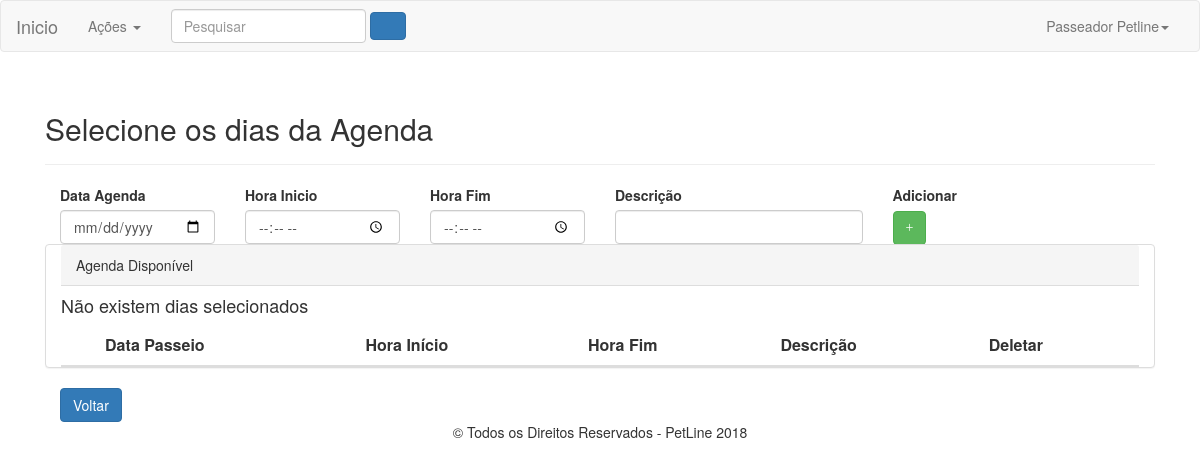
Before: /cadastro_agenda.php (signed in) with the older database file.
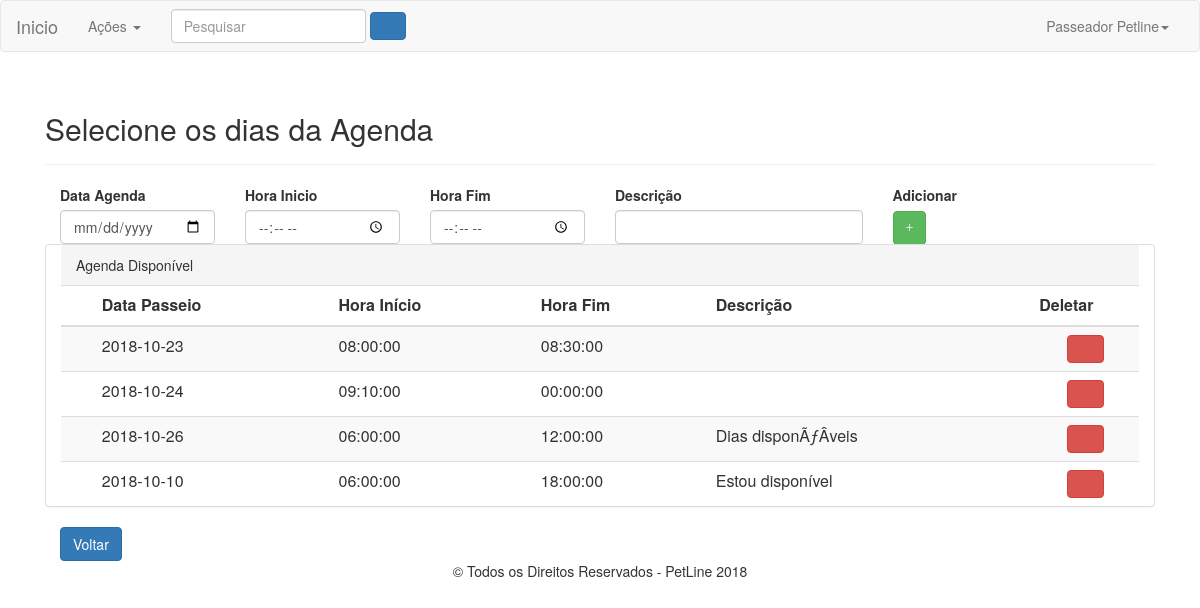
After: the same page with the newer database file.
### tables this page shows
CREATE TABLE `agenda` (
  `id` int(11) NOT NULL AUTO_INCREMENT,
  `dt_passeio` date NOT NULL,
  `hora_inicio` time DEFAULT NULL,
  `hora_fim` time DEFAULT NULL,
  `descricao` text,
  `ativo` char(1) DEFAULT NULL,
  `id_usuario` int(11) DEFAULT NULL,
  `dt_alteracao` timestamp NOT NULL DEFAULT CURRENT_TIMESTAMP ON UPDATE CURRENT_TIMESTAMP,
  PRIMARY KEY (`id`),
  KEY `idx_agenda` (`id`),
  KEY `fk_id_usuario` (`id_usuario`),
  CONSTRAINT `fk_id_usuario` FOREIGN KEY (`id_usuario`) REFERENCES `usuario` (`id`)
);

### cadastro_agenda.php (the view, shortened to what this page needs)
<?php
include "cabecalho.php";
$id = $_SESSION['id'];
?>
<div class="container">
    <div class="col-md-12">
        <div class="page-header">
            <h2>Selecione os dias da Agenda</h2>
        </div>
        <form action="cadastro_agenda.php?add" method="post" name="cadastro_agenda" id="cadastro_agenda">
            <div class="form-row">
                <div class="col-md-2">
                    <label for="dt_passeio">Data Agenda</label>
                    <input type="date" class="form-control" name="dt_passeio" id="dt_passeio">
                </div>
                <div class="col-md-2">
                    <label for="hora_inicio">Hora Inicio</label>
                    <input type="time" class="form-control" name="hora_inicio" id="hora_inicio">
                </div>
                <div class="col-md-2">
                    <label for="hora_fim">Hora Fim</label>
                    <input type="time" class="form-control" name="hora_fim" id="hora_fim">
                </div>
                <div class="col-md-3">
                    <label for="descricao_agenda">Descrição</label>
                    <input type="text" class="form-control" name="descricao_agenda" id="descricao_agenda">
                </div>
                <div class="col-md-1">
                    <label for="add">Adicionar</label> <br>
                    <button type="submit" class="btn btn-success glyphicon glyphicon-plus"></button>
                </div> <br>
                <?php
                    $sqlConsultaDia = "SELECT id, dt_passeio, hora_inicio, hora_fim, descricao FROM agenda WHERE id_usuario = $id";
                    $resultadoConsultaDia = mysqli_query($conn,$sqlConsultaDia);
                    $contadorConsultaDia = mysqli_num_rows($resultadoConsultaDia);
                ?>
                <div class="panel panel-default col-md-12">
                    <div class="panel-heading">Agenda Disponível</div>
                <table class="table table-striped">
                    <thead>
                        <tr>
                        <th scope="col"></th>
                        <th scope="col">Data Passeio</th>
                        <th scope="col">Hora Início</th>
                        <th scope="col">Hora Fim</th>
                        <th scope="col">Descrição</th>
                        <th scope="col">Deletar</th>
                        </tr>
                    </thead>
                    <tbody>
                    <?php
                        if ($contadorConsultaDia > 0) {
                            while ($linhaConsultaDia = $resultadoConsultaDia -> fetch_array(MYSQLI_ASSOC)) {
                                $dt_passeio = $linhaConsultaDia['dt_passeio'];
                                $hora_inicio = $linhaConsultaDia['hora_inicio'];
                                $hora_fim = $linhaConsultaDia['hora_fim'];
                                $descricao = utf8_encode($linhaConsultaDia['descricao']);
                                $id_agenda = $linhaConsultaDia['id'];
                                echo " <tr>
                                    <th></th>
                                    <td>$dt_passeio</td>
                                    <td>$hora_inicio</td>
                                    <td>$hora_fim</td>
                                    <td>$descricao</td>";?>
                                    <td width=10% align=center><a href="#" onclick="if(confirm('Tem certeza que deseja excluir o dia?')) <?php echo "window.location.href = 'http://www.petline.com.br/deleta_dia_agenda.php?id=$id_agenda';" ?> ; return false" class="btn btn-danger"><span class="glyphicon glyphicon-remove"></span></a></td>
                                    <?php echo "</tr>";
                            }
                        }else{
                            echo "<h4>Não existem dias selecionados</h4>";
                        }
                    ?>
                    </tbody>
                </table>
                </div>
                <div class="col-md-6" align="left">
                    <a href="http://www.petline.com.br/index.php" class="btn btn-primary">Voltar</a>
                </div>
            </div>
        </form>
    </div>
</div>
<?php include "rodape.php";?>

Changed rows visible on the page:
added agenda: dt_passeio "2018-10-23", hora_inicio "08:00:00", hora_fim "08:30:00"
added agenda: dt_passeio "2018-10-24", hora_inicio "09:10:00", hora_fim "00:00:00"
added agenda: dt_passeio "2018-10-26", hora_inicio "06:00:00", hora_fim "12:00:00", descricao "Dias disponÃƒÂ­veis"
added agenda: dt_passeio "2018-10-10", hora_inicio "06:00:00", hora_fim "18:00:00", descricao "Estou disponível"
Other visible differences:
text no longer shown: "Não existem dias selecionados"
